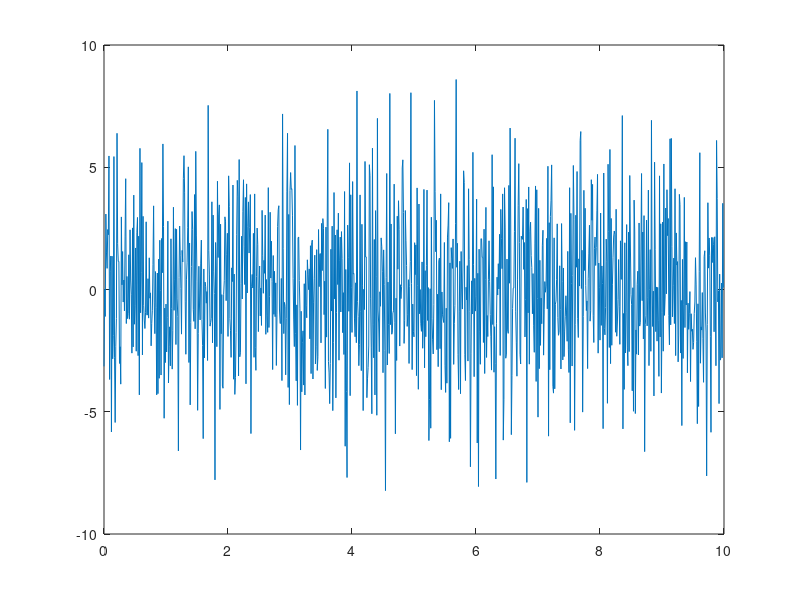
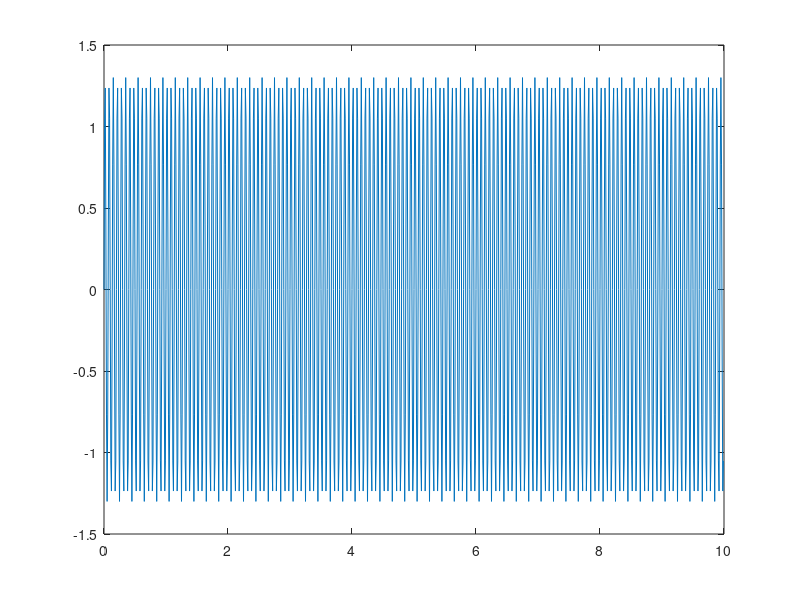
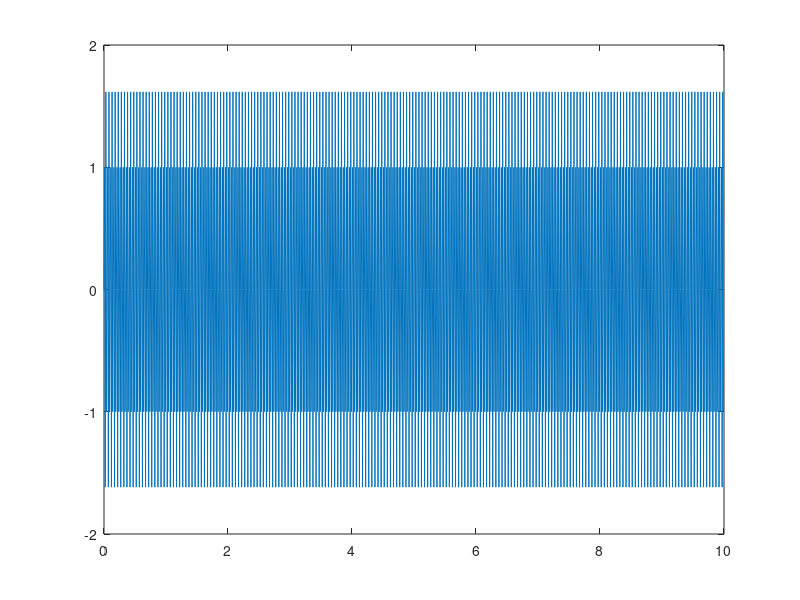
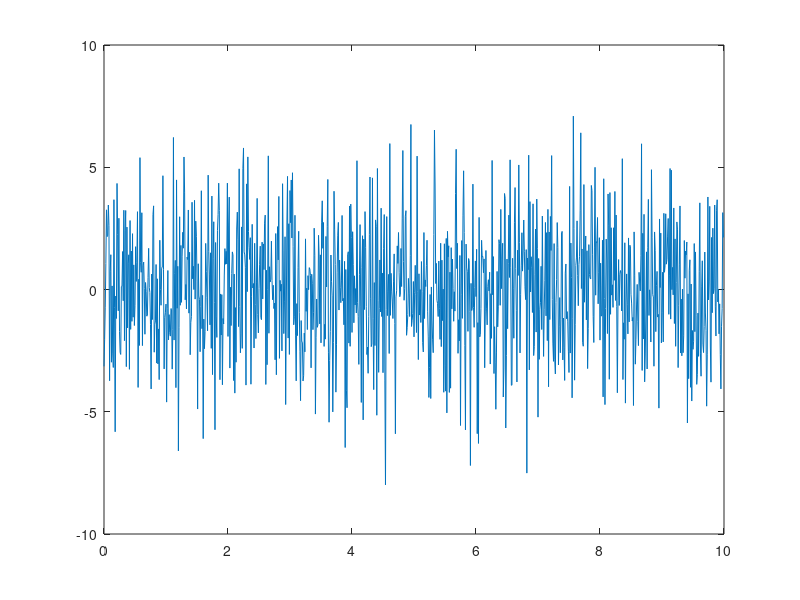

Source code (MATLAB) for these figures, in order:
fs = 100;                                % Sample frequency (Hz)
t = 0:1/fs:10-1/fs;                      % 10 sec sample
x = (1.3)*sin(2*pi*15*t) + (1.7)*sin(2*pi*40*(t-2)) + 2.5*gallery('normaldata',size(t),4); % 15 Hz component ,40 Hz component,  Gaussian noise

figure;
plot(t,x)
figure;
plot(t,(1.3)*sin(2*pi*15*t))
figure;
plot(t,(1.7)*sin(2*pi*40*(t-2)))
figure;
plot(t,2.5*gallery('normaldata',size(t),4))


keyboard();
m = length(x);          % Window length
n = pow2(nextpow2(m));  % Transform length
y = fft(x,n);           % DFT
f = (0:n-1)*(fs/n);     % Frequency range
power = y.*conj(y)/n;   % Power of the DFT

figure;
plot(f,power)
xlabel('Frequency (Hz)')
ylabel('Power')
title('{\bf Periodogram}')

y0 = fftshift(y);          % Rearrange y values
f0 = (-n/2:n/2-1)*(fs/n);  % 0-centered frequency range
power0 = y0.*conj(y0)/n;   % 0-centered power

figure;
plot(f0,power0)
xlabel('Frequency (Hz)')
ylabel('Power')
title('{\bf 0-Centered Periodogram}')